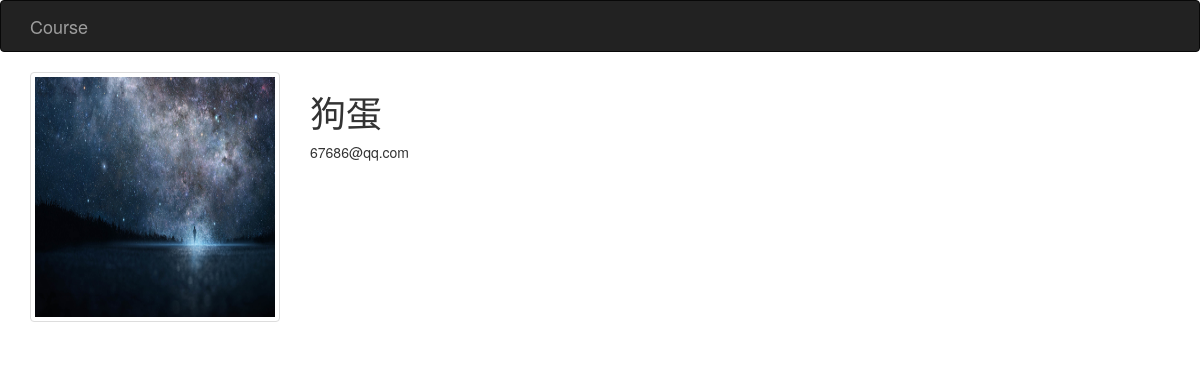
The app's page /user_profile/11111111, older data.
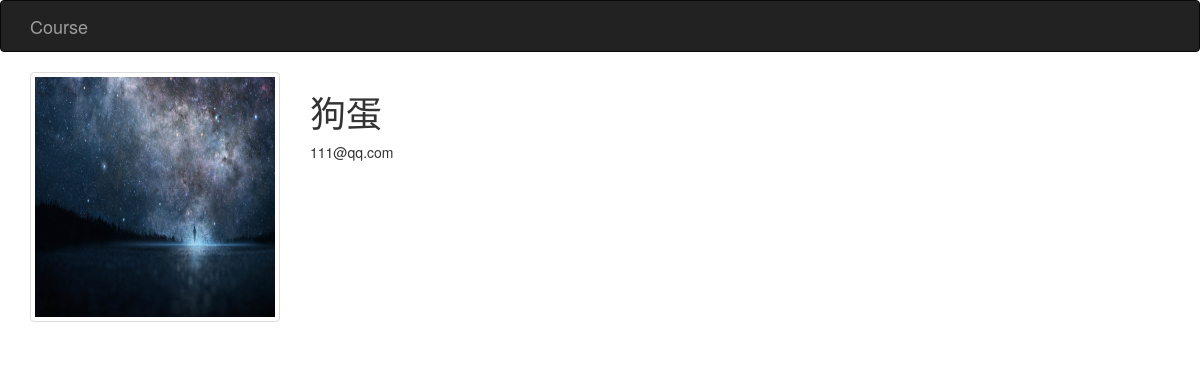
The same page, newer data.
### app/models.py (models this page shows, shortened)
class User(UserMixin, db.Model):
    __tablename__ = 'users'
    id = db.Column(db.Integer, primary_key=True)
    name = db.Column(db.String(64), unique=True, index=True)
    password = db.Column(db.String(64))
    email = db.Column(db.String(64), nullable=True)
    posts = db.relationship('Post', backref='author', lazy='dynamic')

### app/main/views.py (the view)
@main.route('/user_profile/<id>')
def user_profile(id):
    head = '/static/heads/default.jpg'
    f = [f for f in os.listdir('app/static/heads') \
               if f.startswith(str(id))]
    if len(f) != 0:
        head = os.path.join('/static/heads', f[0])
    user = User.query.filter_by(id=id).first()
    return render_template('user_profile.html', user=user, head=head)

### app/templates/user_profile.html (shortened to what this page needs)
{% extends "base.html" %}
{% import "bootstrap/wtf.html" as wtf %}
{% block page_content %}
<img class="img-rounded thumbnail" width="250" height="250" src="{{ head }}" />
<div class="profile-header">
    <h1> {{ user.name }} </h1>
    <p> {{ user.email }} </p>
</div>
{% endblock %}

### app/templates/base.html (shortened to what this page needs)
{% extends "bootstrap/base.html" %}
{% block head %}
{{ super() }}
<link rel="stylesheet" href="{{ url_for('static', filename='css/styles.css') }}" type="text/css">
{% endblock %}
{% block navbar %}
<div class="navbar navbar-inverse" role="navigation">
    <div class="container">
        <div class="navbar-header">
            <a class="navbar-brand" href="/">Course</a>
        </div>
        <div class="navbar-collapse collapse">
        </div>
    </div>
</div>
{% endblock %}
{% block content %}
<div class="container">
    {% block page_content %}{% endblock %}
</div>
{% endblock %}

### app/static/css/styles.css (style rules this page uses)
.thumbnail { position: absolute; }
.profile-header { min-height: 260px; margin-left: 280px; }

Row changes from the older to the newer data that the page shows:
changed User "狗蛋": email "67686@qq.com" → "111@qq.com"
